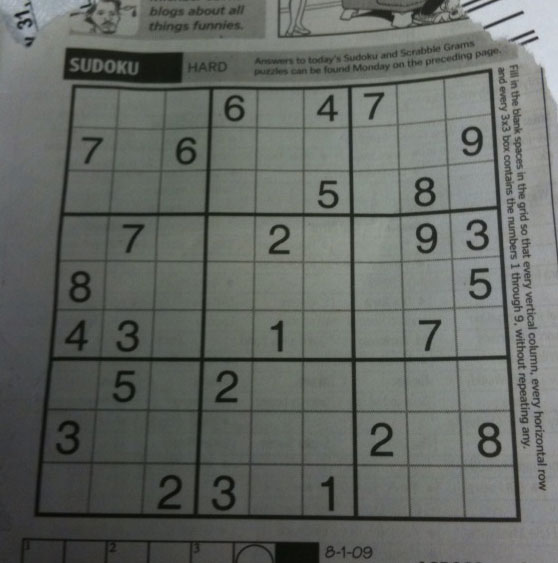
#> input picture 数字图像处理/drawing.png, 558 x 563 px
$ python ImageProcessingTest3_affineTransform.py
#> lines starting #> are read from the running program, lines starting #| are printed output that depends on the picture
import cv2
import numpy as np


def affine():
    img = cv2.imread('drawing.png')
#> img is the input picture: shape (563, 558, 3); mean B, G, R 99.5, 104.1, 100
    rows, cols, ch = img.shape
#> rows = 563; cols = 558; ch = 3
    pts1 = np.float32([[50, 50], [200, 50], [50, 200]])
    pts2 = np.float32([[10, 100], [200, 50], [100, 250]])
    M = cv2.getAffineTransform(pts1, pts2)
    dst = cv2.warpAffine(img, M, (cols, rows))
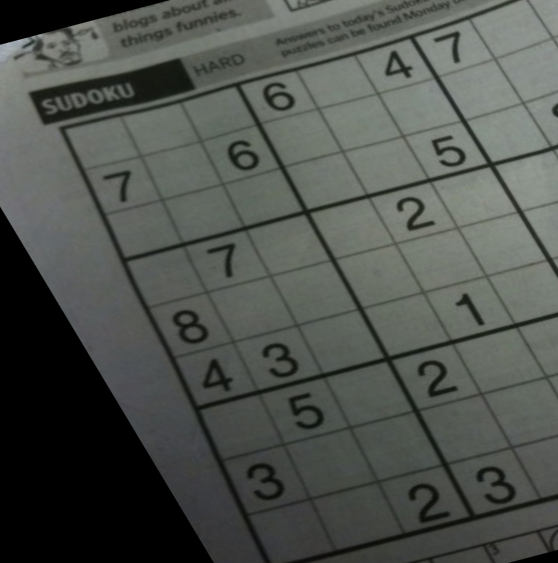
#> dst: shape (563, 558, 3); mean B, G, R 77.4, 82.3, 78.3
    cv2.imshow('Input', img)
    cv2.imshow('Output', dst)
    # cv2.imwrite('getAffineTransformImg.jpg', dst)
    cv2.waitKey(0)
    cv2.destroyAllWindows()


if __name__ == '__main__':
    affine()

$ run again, with 数字图像处理/flower.png copied over 数字图像处理/drawing.png
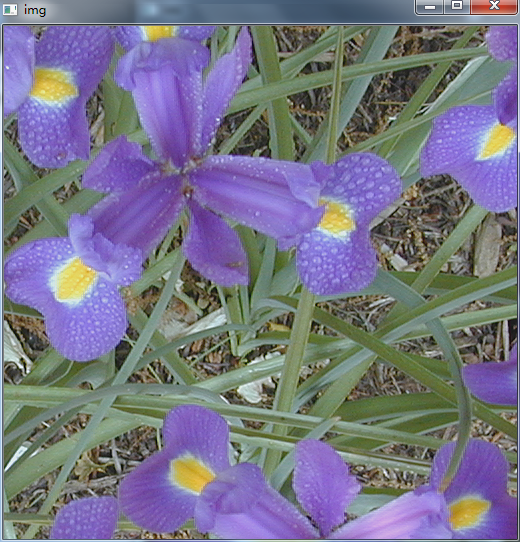
#> input picture 数字图像处理/flower.png, 520 x 542 px
#> in affine, img is the input picture: shape (542, 520, 3); mean B, G, R 135.3, 117.4, 119.3
#> in affine, `dst = cv2.warpAffine(img, M, (cols, rows))`:
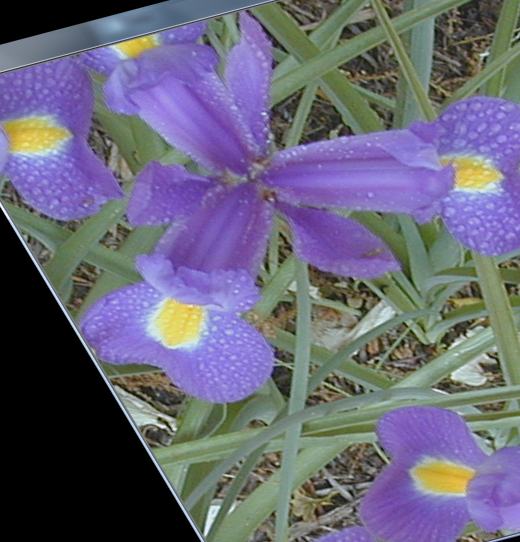
#> dst: shape (542, 520, 3); mean B, G, R 120.3, 101.9, 104.1
